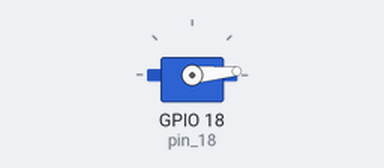
The program below on a simulated Raspberry Pi (BCM pin numbers). On the bench: servo. Servo angles are drawn from the pulse width (0.5 ms = 0°, 2.5 ms = 180°); what the program prints to the terminal is not drawn.

Above: at 0.05 s.
At 0.6 s:
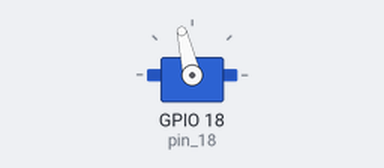
At 1.2 s:
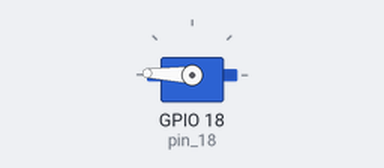
At 2.4 s:
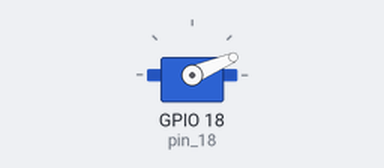
Timing chart, 0 to 7.0 s (numbered marks = the images above):
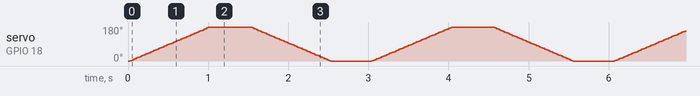

The program:

Sweep3.py
```python
# Filename: Sweep.py
# Project: Freenove kit using pigpio C and Python library
# Description: control a servo motor
# Author: JudaV
# date: october 2024

import pigpio
import time

pin_18 = 18  # set pin_18 variable to GPIO18
pi = pigpio.pi()  # Initialise Pi connection and access to the local Pi's GPIO


def setup():
    pi.set_PWM_frequency(pin_18, 50)
    pi.set_PWM_range(
        pin_18, 1000
    )  # set range 1000, so that zero degrees is 25 and 180 deg is 125 /1000
    print("using pin %d", (pin_18))


def loop():
    while True:
        for i in range(25, 125):
            pi.set_PWM_dutycycle(pin_18, i)
            time.sleep(0.01)
        time.sleep(0.5)
        for i in range(125, 24, -1):
            pi.set_PWM_dutycycle(pin_18, i)
            time.sleep(0.01)
        time.sleep(0.5)


def destroy():
    pi.stop()  # Release all GPIO
    print("program terminated")


if __name__ == "__main__":  # Program entrance
    print("Program is starting ... \n")
    setup()
    try:
        loop()
    except KeyboardInterrupt:  # Press ctrl-c to end the program.
        print("\nprogram stopped by Keyboard Interrupt")

    finally:
        destroy()
```
